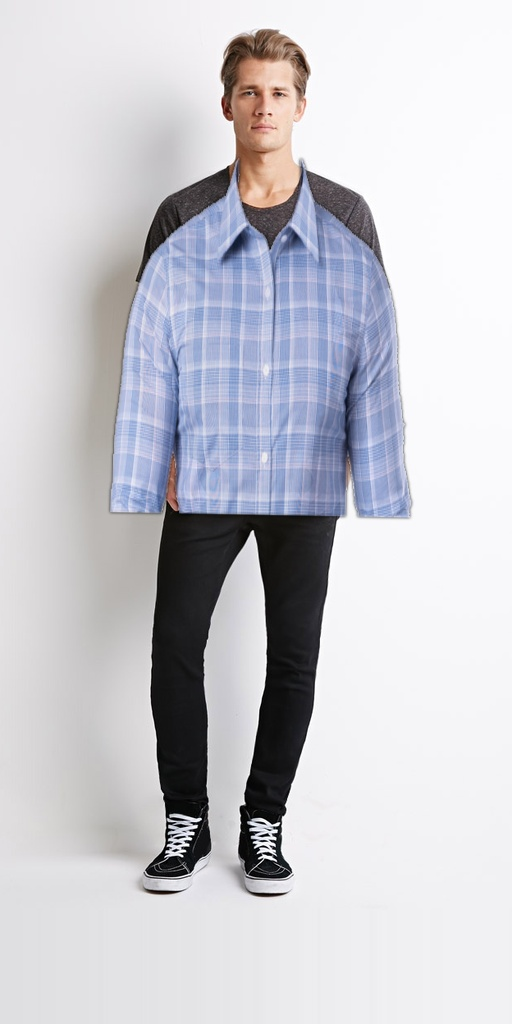
#> input picture outputs/part_c_demo.jpg, 512 x 1024 px
$ python run_part_c_demo.py --user ../outputs/part_c_demo.jpg --garment ../outputs/part_c_demo.jpg
#> lines starting #> are read from the running program, lines starting #| are printed output that depends on the picture; after the words box and inside, x2 and y2 are one past the last pixel; in counts of white or black regions, pixels touching at a corner belong together
#> in main, user is the input picture: shape (1024, 512, 3); mean B, G, R 207.2, 201, 201.1
### part_c/pipeline.py
from __future__ import annotations

from dataclasses import dataclass, field
from typing import Any, Dict, List, Optional, Tuple

import cv2
import numpy as np
from scipy.spatial import Delaunay


# ---------------------------------------------------------------------------
# Config / Result
# ---------------------------------------------------------------------------

@dataclass
class TryOnConfig:
    category: str = "top"
    scale_adjust: float = 1.0
    y_offset: int = 0
    blend_alpha: float = 0.97
    hmr_landmarks: Optional[Dict[str, Any]] = None
    shoulder_padding: float = 1.30
    neck_offset_frac: float = 0.12
    sleeve_extend_px: int = 18
    suppress_torso: bool = True
    suppress_side_pad: float = 0.28
    suppress_top_pad: float = 0.08
    suppress_bot_pad: float = 0.10
    feather_radius: int = 31


@dataclass
class TryOnResult:
    image_bgr: np.ndarray
    confidence: float
    mode: str
    warnings: List[str] = field(default_factory=list)


# ---------------------------------------------------------------------------
# Pose estimation  (model_complexity=2, segmentation enabled)
# ---------------------------------------------------------------------------

def _load_pose_model():
    try:
        import mediapipe as mp
        pose = mp.solutions.pose.Pose(
            static_image_mode=True,
            model_complexity=2,           # best accuracy
            enable_segmentation=True,     # free person mask
            min_detection_confidence=0.5,
        )
        return pose, mp
    except Exception:
        return None, None


def _extract_pose_points(
    user_bgr: np.ndarray,
) -> Tuple[Optional[Dict[str, Tuple[int, int]]], float, Optional[np.ndarray]]:
    pose_model, _ = _load_pose_model()
    if pose_model is None:
        return None, 0.0, None

    h, w = user_bgr.shape[:2]
    rgb = cv2.cvtColor(user_bgr, cv2.COLOR_BGR2RGB)
    result = pose_model.process(rgb)
    if not result.pose_landmarks:
        return None, 0.0, None

    lm = result.pose_landmarks.landmark

    def pt(idx: int) -> Tuple[int, int, float]:
        p = lm[idx]
        return int(p.x * w), int(p.y * h), float(p.visibility)

    ls  = pt(11);  rs  = pt(12)
    lh  = pt(23);  rh  = pt(24)
    le  = pt(13);  re  = pt(14)
    ln  = pt(9);   rn  = pt(10)   # mouth corners as neck proxy

    conf = float(np.mean([ls[2], rs[2], lh[2], rh[2]]))
    if conf < 0.30:
        return None, conf, None

    neck_x = (ln[0] + rn[0]) // 2
    neck_y = (ln[1] + rn[1]) // 2

    anchors = {
        "left_shoulder":  (ls[0], ls[1]),
        "right_shoulder": (rs[0], rs[1]),
        "left_hip":       (lh[0], lh[1]),
        "right_hip":      (rh[0], rh[1]),
        "neck":           (neck_x, neck_y),
        "left_elbow":     (le[0], le[1]),
        "right_elbow":    (re[0], re[1]),
    }
    return anchors, conf, result.segmentation_mask


# ---------------------------------------------------------------------------
# HMR landmark parser
# ---------------------------------------------------------------------------

# [54 lines left out: function _extract_hmr_points, not called in this run]


# ---------------------------------------------------------------------------
# Garment masking — handles DARK and LIGHT studio backgrounds + GrabCut
# ---------------------------------------------------------------------------

def _garment_mask(garment_img: np.ndarray) -> np.ndarray:
    """Return uint8 H x W mask (0 / 255) of the garment foreground."""
    if garment_img.ndim == 3 and garment_img.shape[2] == 4:
        alpha = garment_img[:, :, 3]
        mask = (alpha > 20).astype(np.uint8) * 255
        kernel = np.ones((5, 5), np.uint8)
        mask = cv2.morphologyEx(mask, cv2.MORPH_CLOSE, kernel, iterations=2)
        mask = cv2.morphologyEx(mask, cv2.MORPH_OPEN,  kernel, iterations=1)
        return mask

    bgr = garment_img[:, :, :3]
    hsv = cv2.cvtColor(bgr, cv2.COLOR_BGR2HSV)
#> hsv: shape (1024, 512, 3); mean H, S, V 112.3, 15.5, 209.2

    dark_bg  = cv2.inRange(hsv, np.array([0,   0,   0],   dtype=np.uint8),
                                np.array([180, 255, 50],  dtype=np.uint8))
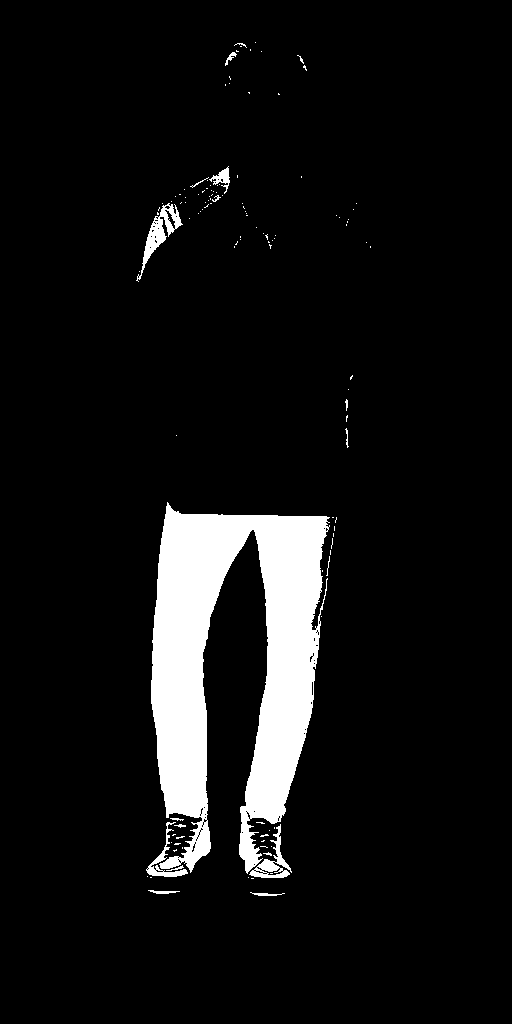
#> dark_bg: shape (1024, 512); 7.3% white; 121 white regions (105 under 20 px), largest, box (x1, y1, x2, y2) and area: (151, 502, 330, 874) 35275, (136, 203, 183, 282) 894, (249, 824, 292, 878) 653
    fg_dark  = cv2.bitwise_not(dark_bg)

    light_bg = cv2.inRange(hsv, np.array([0,   0,  185],  dtype=np.uint8),
                                np.array([180, 40, 255],  dtype=np.uint8))
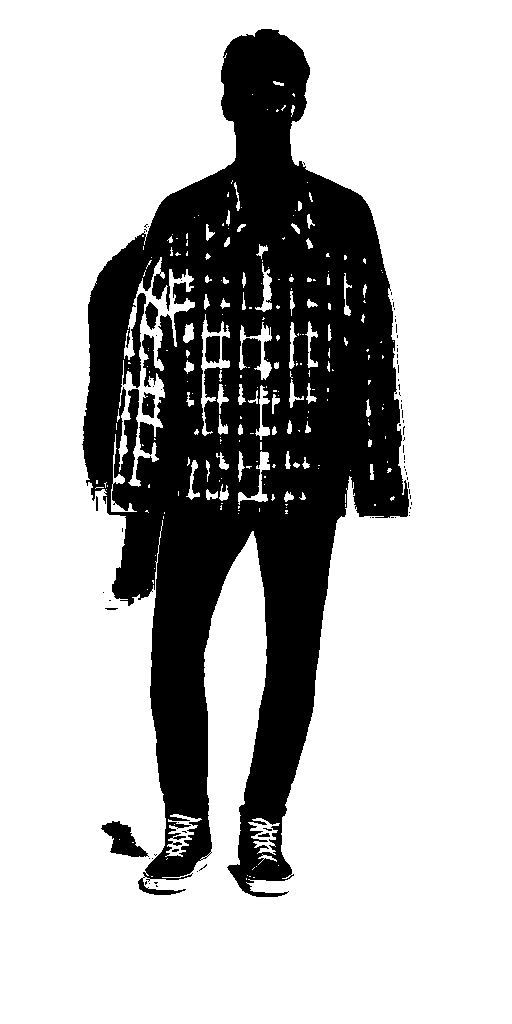
#> light_bg: shape (1024, 512); 73.4% white; 74 black regions (66 under 20 px), largest, box (x1, y1, x2, y2) and area: (82, 29, 409, 897) 137555, (101, 821, 149, 857) 863, (205, 336, 220, 363) 361
    fg_light = cv2.bitwise_not(light_bg)

    def _fg_frac(m: np.ndarray) -> float:
        return float(np.sum(m > 0)) / m.size

    fg = fg_dark if abs(_fg_frac(fg_dark) - 0.5) < abs(_fg_frac(fg_light) - 0.5) else fg_light
    fg = _grabcut_refine(bgr, fg)
#> in _grabcut_refine, `return np.where((gc == cv2.GC_FGD) | (gc == cv2.GC_PR_FGD), 255, 0).as..`:
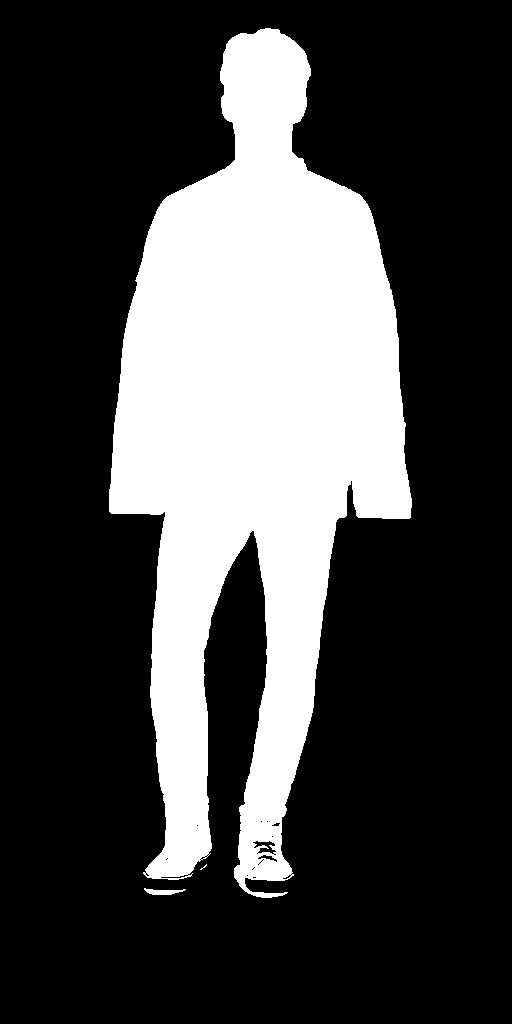
#> returned value: shape (1024, 512); 26.9% white; 3 white regions (1 under 20 px), largest, box (x1, y1, x2, y2) and area: (109, 28, 412, 898) 140644, (144, 888, 186, 895) 169

    kernel = np.ones((7, 7), np.uint8)
    fg = cv2.morphologyEx(fg, cv2.MORPH_CLOSE, kernel, iterations=3)
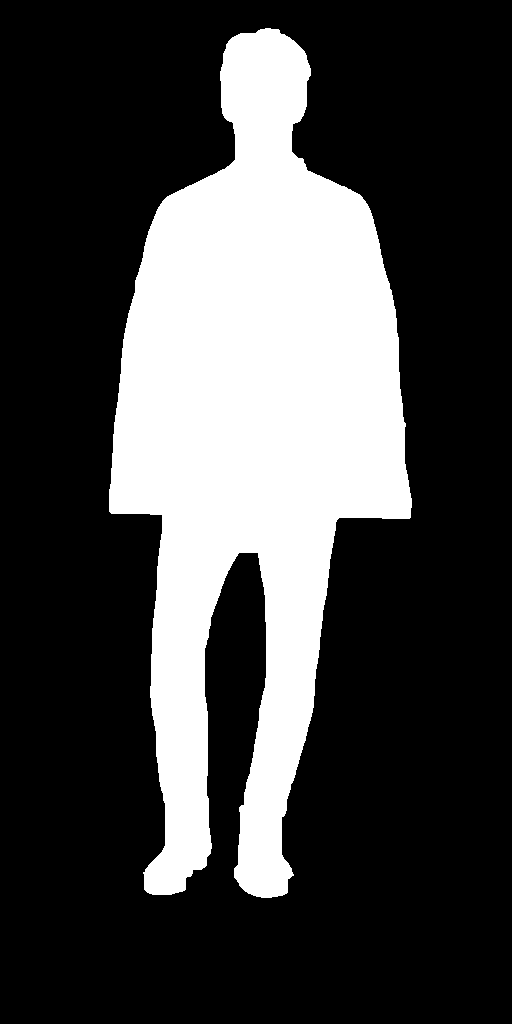
#> fg: shape (1024, 512); 27.2% white; 1 white region, box (x1, y1, x2, y2) and area: (109, 28, 412, 898) 142848
    fg = cv2.morphologyEx(fg, cv2.MORPH_OPEN,  kernel, iterations=1)
#> fg: shape (1024, 512); 27.2% white; 1 white region, box (x1, y1, x2, y2) and area: (109, 29, 412, 898) 142819
    fg = cv2.medianBlur(fg, 5)
#> fg: shape (1024, 512); 27.2% white; 1 white region, box (x1, y1, x2, y2) and area: (109, 29, 412, 898) 142822
    return fg


def _grabcut_refine(bgr: np.ndarray, init_mask: np.ndarray) -> np.ndarray:
    try:
        gc = np.where(init_mask > 0, cv2.GC_PR_FGD, cv2.GC_PR_BGD).astype(np.uint8)
        bgd = np.zeros((1, 65), np.float64)
        fgd = np.zeros((1, 65), np.float64)
        cv2.grabCut(bgr, gc, None, bgd, fgd, 5, cv2.GC_INIT_WITH_MASK)
        return np.where((gc == cv2.GC_FGD) | (gc == cv2.GC_PR_FGD), 255, 0).astype(np.uint8)
    except Exception:
        return init_mask


# ---------------------------------------------------------------------------
# Bounding box
# ---------------------------------------------------------------------------

def _bbox_from_mask(mask: np.ndarray) -> Optional[Tuple[int, int, int, int]]:
    ys, xs = np.where(mask > 0)
    if len(xs) == 0:
        return None
    return int(xs.min()), int(ys.min()), int(xs.max()), int(ys.max())


# ---------------------------------------------------------------------------
# Torso suppression
# ---------------------------------------------------------------------------

# [301 lines left out: functions _suppress_existing_torso, _perspective_warp_garment, _dense_mesh_warp, _feather_mask, _blend, _fallback_center_overlay, not called in this run]


# ---------------------------------------------------------------------------
# Public API
# ---------------------------------------------------------------------------

def virtual_try_on(
    user_bgr: np.ndarray,
    garment_img: np.ndarray,
    config: Optional[TryOnConfig] = None,
) -> TryOnResult:
    """
    Pose-guided virtual try-on with significantly improved accuracy.

    Key improvements over original:
    - model_complexity=2 + enable_segmentation (best MediaPipe quality)
    - GrabCut garment masking: handles dark AND light studio backgrounds
    - Torso suppression: darkens existing clothing before overlay
    - conf >= 0.70: dense Delaunay mesh warp (12 body control pts + corners)
    - conf <  0.70: 4-point perspective warp (replaces 3-pt affine)
    - Feathered mask edges (erode + Gaussian) for seamless blending
    - Shoulder padding + neck-offset for natural garment placement
    - HMR landmarks preserved + neck anchor synthesised automatically
    """
    if config is None:
        config = TryOnConfig()

    warnings: List[str] = []

    garment_mask = _garment_mask(garment_img)
    if _bbox_from_mask(garment_mask) is None:
        return TryOnResult(user_bgr.copy(), 0.0, "failed",
                           ["Could not isolate garment foreground"])

    anchors:  Optional[Dict[str, Tuple[int, int]]] = None
    pose_conf = 0.0
    seg_mask: Optional[np.ndarray] = None

    if config.hmr_landmarks is not None:
        anchors, pose_conf = _extract_hmr_points(config.hmr_landmarks, user_bgr.shape)
        if anchors is None:
            warnings.append("HMR landmarks invalid; fell back to MediaPipe")

    if anchors is None:
        anchors, pose_conf, seg_mask = _extract_pose_points(user_bgr)

    if anchors is None:
        overlay, mask = _fallback_center_overlay(user_bgr, garment_img, garment_mask)
        mode = "fallback_preview"
        warnings.append("Pose landmarks not reliable; used centred preview mode")
        base = user_bgr
    else:
        base = _suppress_existing_torso(user_bgr, anchors, seg_mask, config)

        if pose_conf >= 0.70:
            overlay, mask, mode = _dense_mesh_warp(base, garment_img, garment_mask, anchors, config)
            if mode == "fallback_preview":
                overlay, mask, mode = _perspective_warp_garment(base, garment_img, garment_mask, anchors, config)
        else:
            overlay, mask, mode = _perspective_warp_garment(base, garment_img, garment_mask, anchors, config)

    out = _blend(base, overlay, mask, config.blend_alpha, config.feather_radius)
    confidence = (0.40 + 0.60 * pose_conf) if mode in ("dense_mesh_warp", "perspective_overlay") else 0.35

    return TryOnResult(out, float(np.clip(confidence, 0.0, 1.0)), mode, warnings)

### scripts/run_part_c_demo.py
from __future__ import annotations

import argparse
import json
from pathlib import Path

import cv2

from part_c import TryOnConfig, virtual_try_on


def main() -> None:
    parser = argparse.ArgumentParser(description="Run local Part C virtual try-on demo")
    parser.add_argument("--user", required=True, help="Path to user image")
    parser.add_argument("--garment", required=True, help="Path to garment image")
    parser.add_argument("--out", default="outputs/part_c_demo.jpg", help="Output path")
    parser.add_argument("--scale", type=float, default=1.0, help="Scale adjustment")
    parser.add_argument("--y-offset", type=int, default=0, help="Vertical offset in pixels")
    parser.add_argument("--hmr-json", default=None, help="Path to HMR landmarks JSON")
    args = parser.parse_args()

    user = cv2.imread(args.user, cv2.IMREAD_COLOR)
    garment = cv2.imread(args.garment, cv2.IMREAD_UNCHANGED)

    if user is None:
        raise ValueError(f"Could not read user image: {args.user}")
    if garment is None:
        raise ValueError(f"Could not read garment image: {args.garment}")

    hmr_landmarks = None
    if args.hmr_json:
        with open(args.hmr_json, "r", encoding="utf-8") as f:
            hmr_landmarks = json.load(f)

    result = virtual_try_on(
        user,
        garment,
        TryOnConfig(scale_adjust=args.scale, y_offset=args.y_offset, hmr_landmarks=hmr_landmarks),
    )

    out_path = Path(args.out)
    out_path.parent.mkdir(parents=True, exist_ok=True)
    cv2.imwrite(str(out_path), result.image_bgr)

    print({
        "output_path": str(out_path),
        "mode": result.mode,
        "confidence": round(result.confidence, 4),
        "warnings": result.warnings,
    })


if __name__ == "__main__":
    main()
#> (the call stopped at in _load_pose_model, `pose = mp.solutions.pose.Pose( static_image_mode=True, model_complexit..`: mediapipe is not available in this run)
